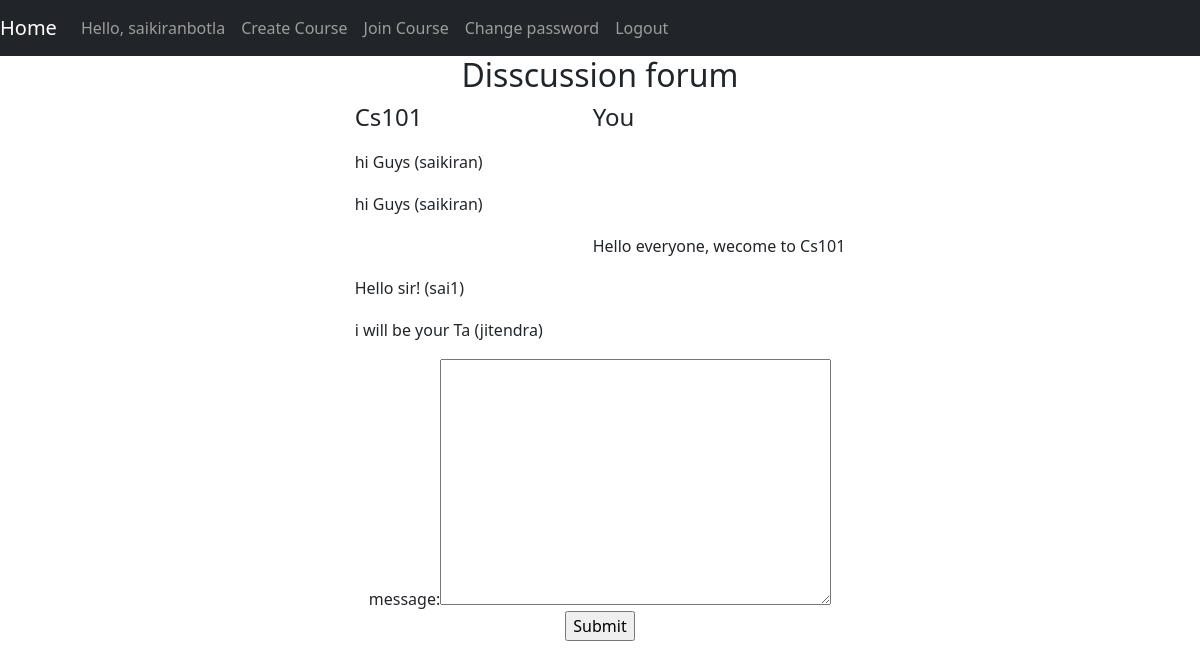
The app's page /discussionform/Cs101/ (signed in), older data.
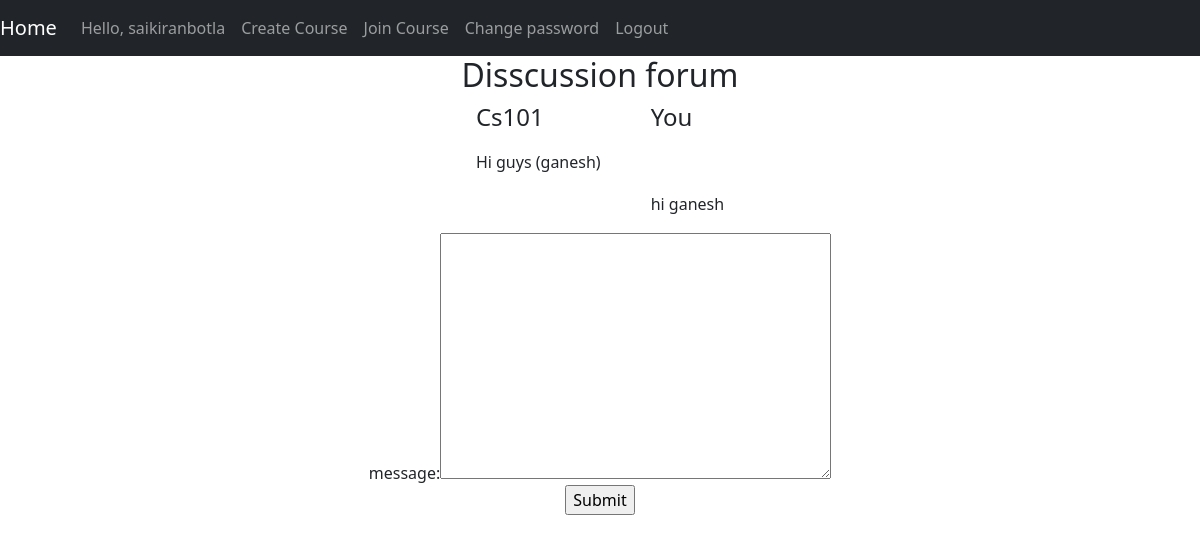
The same page, newer data.
### moodle/models.py (models this page shows, shortened)
class Coursescreated(models.Model):
  	user = models.ForeignKey(User, on_delete = models.CASCADE)
  	title = models.CharField(max_length = 50)
  	coursecode = models.CharField(max_length=5,validators=[RegexValidator(regex=r'^\w{5}$', message='Length has to be 5')])
  	dis_status=models.BooleanField(default=True)

class Discussion(models.Model):
	course=models.ForeignKey(Coursescreated,on_delete = models.CASCADE)
	message=models.TextField(null = True)
	user=models.ForeignKey(User, on_delete = models.CASCADE)

### moodle/views.py (the view, shortened to what this page needs)
# urls.py: path('discussionform/<str:pk>/',views.discussion,name='discussion'),
@login_required(login_url='login')
def discussion(request,pk):
	course=Coursescreated.objects.filter(title=pk)
	course=course[0]
	form=discussionform()
	username=request.user.username
	mess=Discussion.objects.filter(course=course)
	return render(request,'moodle/disscussionform.html',{'form':form,'mess':mess,'username':username,'title':course.title})

### moodle/forms.py
class discussionform(forms.ModelForm):
    class Meta:
        model=Discussion
        fields=['message']

### moodle/templates/moodle/disscussionform.html (shortened to what this page needs)
{% extends 'moodle/main.html' %}
{% block content %}
	<center>
		<h2>Disscussion forum</h2>
		<table>
			<tr>
				<td><h4>{{title}}</h4></td>
				<td></td>
				<td></td>
				<td></td>
				<td></td>
				<td></td>
				<td></td>
				<td></td>
				<td></td>
				<td></td>
				<td></td>
				<td></td>
				<td></td>
				<td></td>
				<td></td>
				<td></td>
				<td></td>
				<td></td>
				<td></td>
				<td></td>
				<td></td>
				<td></td>
				<td></td>
				<td></td>
				<td></td>
				<td><h4>You</h4></td>
			</tr>
			<tr><td></td></tr>
			<tr><td></td></tr>
			<tr><td></td></tr>
			<tr><td></td></tr>
			{% for mes in mess %}
			<tr>
				<td>
					{% if mes.user.username != username %}
						<p>{{mes.message}} ({{mes.user.username}})</p>
					{% endif %}
				</td>
				<td></td>
				<td></td>
				<td></td>
				<td></td>
				<td></td>
				<td></td>
				<td></td>
				<td></td>
				<td></td>
				<td></td>
				<td></td>
				<td></td>
				<td></td>
				<td></td>
				<td></td>
				<td></td>
				<td></td>
				<td></td>
				<td></td>
				<td></td>
				<td></td>
				<td></td>
				<td></td>
				<td></td>
				<td>
					{% if mes.user.username == username %}
						<p>{{mes.message}}</p>
					{% endif %}
				</td>
			</tr>
			{% endfor %}
		</table>
		<form method="POST">
			message:{{form.message}}
			<br>
			<input type="submit" name="Send">
		</form>
		<br>
	</center>
{% endblock %}

Row changes from the older to the newer data that the page shows:
removed Discussion: message "hi Guys", user.username "saikiran"
removed Discussion: message "hi Guys", user.username "saikiran"
removed Discussion: message "Hello everyone, wecome to Cs101"
removed Discussion: message "Hello sir!", user.username "sai1"
removed Discussion: message "i will be your Ta", user.username "jitendra"
added Discussion: message "Hi guys", user.username "ganesh"
added Discussion: message "hi ganesh"
